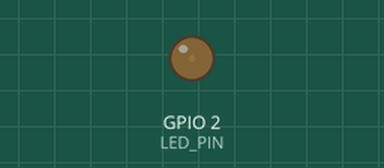
The program below on a simulated ESP32. Parts: output pins drawn as LEDs (lit = HIGH).

Above: at 0.05 s.
At 2.25 s:
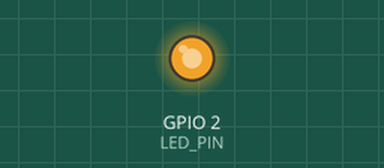
At 3.35 s:
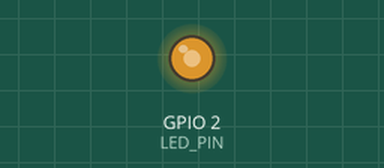
At 4.5 s:
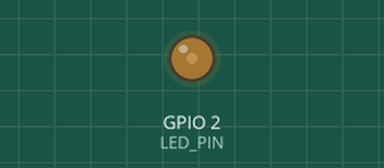
Timing chart, 0 to 6.6 s (numbered marks = the images above):
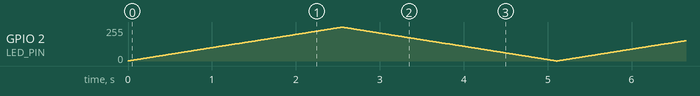

The program:

main.cpp
```cpp
#include <Arduino.h>
#define LED_PIN 2

int freq = 5000;
byte ledChannel = 0; // 0-15
int resolution = 8;  // 1-16
byte dutyCycle = 0;
byte velocity = 1;

void setup()
{
  ledcSetup(ledChannel, freq, resolution);
  ledcAttachPin(LED_PIN, ledChannel);
  ledcWrite(ledChannel, dutyCycle);
}

void loop()
{
  dutyCycle += velocity;
  ledcWrite(ledChannel, dutyCycle);
  if (dutyCycle == 255 || dutyCycle == 0)
  {
    velocity *= -1;
  }
  delay(10);
}
```
